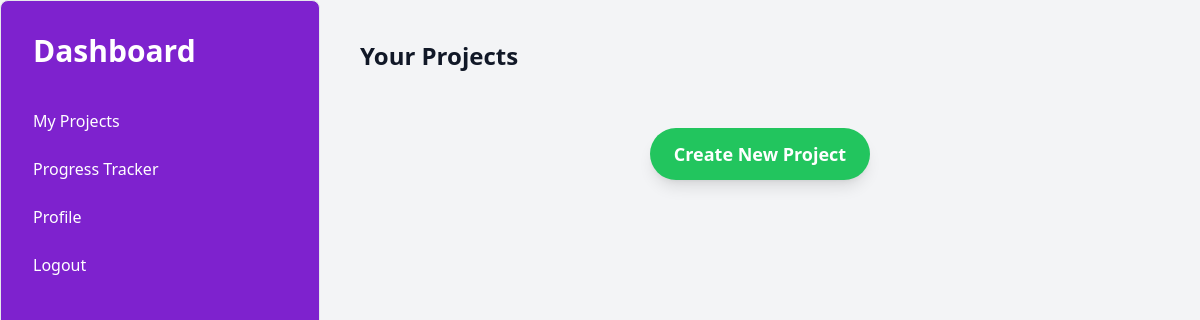
Before: /projects/ (signed in) with the older database file.
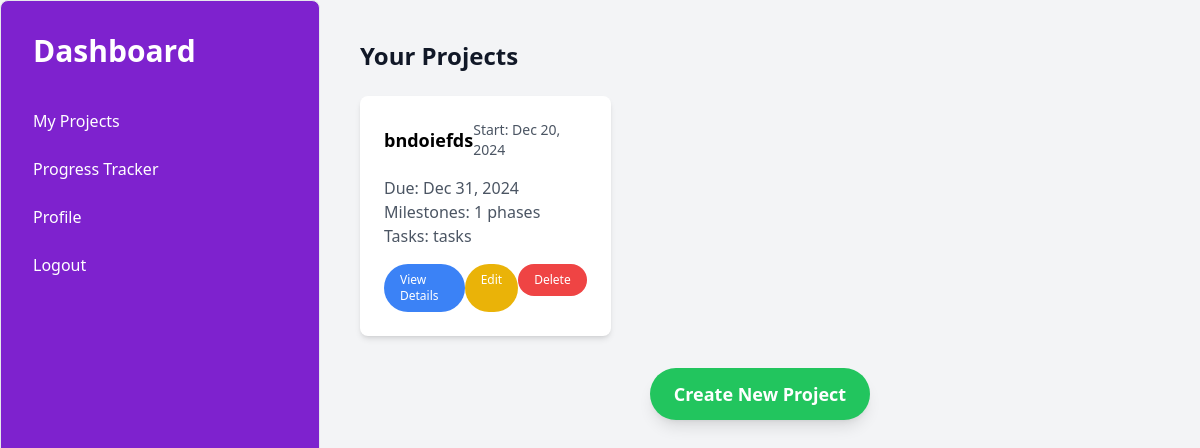
After: the same page with the newer database file.
### MySiteApp/models.py (models this page shows, shortened)
class Project(models.Model):
    id = models.AutoField(primary_key=True)
    title = models.CharField(max_length=200)
    description = models.TextField(blank=True, null=True)
    start_date = models.DateField()
    due_date = models.DateField(default="2024-12-31")
    owner = models.ForeignKey(User, on_delete=models.CASCADE, related_name='owned_projects',null=True, blank=True)
    mentor = models.ForeignKey(User, on_delete=models.SET_NULL, null=True, blank=True, related_name='mentored_projects')  # Supervisor (mentor)
    students = models.ManyToManyField(
        User, related_name='assigned_projects', blank=True, limit_choices_to={'role': 'student'}
    )

### MySiteApp/views.py (the view)
# urls.py: path('projects/', views.all_projects, name='all_projects'),
@login_required
def all_projects(request):
    projects = models.Project.objects.filter(owner=request.user)
    return render(request, 'projects/all_projects.html', {'projects': projects})

### MySiteApp/templates/projects/all_projects.html (shortened to what this page needs)
<!DOCTYPE html>
<html lang="en">
<head>
    <script src="https://cdn.tailwindcss.com"></script>
</head>
<body class="bg-gray-100 min-h-screen">
<div class="flex">
    <div class="w-80 bg-purple-700 text-white p-8 min-h-screen rounded-lg border border-purple-5000">
        <a href="{% url 'student_dashboard' %}"><div class="text-3xl font-bold mb-10">Dashboard</div></a>
        <ul>
            <li class="mb-6">
                <a href="{% url 'all_projects' %}" class="text-white hover:text-gray-300">My Projects</a>
            </li>
            <li class="mb-6">
                <a href="{% url 'progress_tracker' %}" class="text-white hover:text-gray-300">Progress Tracker</a>
            </li>
            <li class="mb-6">
                <a href="{% url 'profile' %}" class="text-white hover:text-gray-300">Profile</a>
            </li>
            <li>
                <a href="{% url 'login' %}" class="text-white hover:text-gray-300">Logout</a>
            </li>
        </ul>
    </div>
    <div class="flex-1 p-10">
        <div class="text-2xl font-semibold text-gray-900 mb-6">Your Projects</div>
        <div class="grid grid-cols-1 md:grid-cols-2 lg:grid-cols-3 gap-6">
            {% for project in projects %}
            <div class="card bg-white p-6 rounded-lg shadow-md">
                <div class="flex justify-between items-center mb-4">
                    <div class="font-bold text-lg">{{ project.title }}</div>
                    <div class="text-sm text-gray-600">Start: {{ project.start_date|date:"M d, Y" }}</div>
                </div>
                <div class="mb-4">
                    <p class="text-gray-600">Due: {{ project.due_date|date:"M d, Y" }}</p>
                    <p class="text-gray-600">Milestones: {{ project.phases.count }} phases</p>
                    <p class="text-gray-600">Tasks: {{ project.tasks.count }} tasks</p>
                </div>
                <div class="flex justify-between">
                    <a href="{% url 'project_details' project.id %}" class="px-4 py-2 bg-blue-500 text-white text-xs rounded-full">View Details</a>
                    <a href="{% url 'create_project' %}" class="px-4 py-2 bg-yellow-500 text-white text-xs rounded-full">Edit</a>
                    <a href="{% url 'delete_project' project_id=project.id %}"><button class="px-4 py-2 bg-red-500 text-white text-xs rounded-full">Delete</button></a>
                </div>
            </div>
            {% endfor %}
        </div>
        <div class="mt-8 text-center">
            <a href="{% url 'create_project' %}">
                <button class="px-6 py-3 bg-green-500 text-white text-lg font-semibold rounded-full shadow-lg hover:bg-green-600">
                    Create New Project
                </button>
            </a>
        </div>
    </div>
</div>
</body>
</html>

Changed rows visible on the page:
added Project: title "bndoiefds", start_date "Dec 20, 2024", due_date "Dec 31, 2024", phases.count "1"
